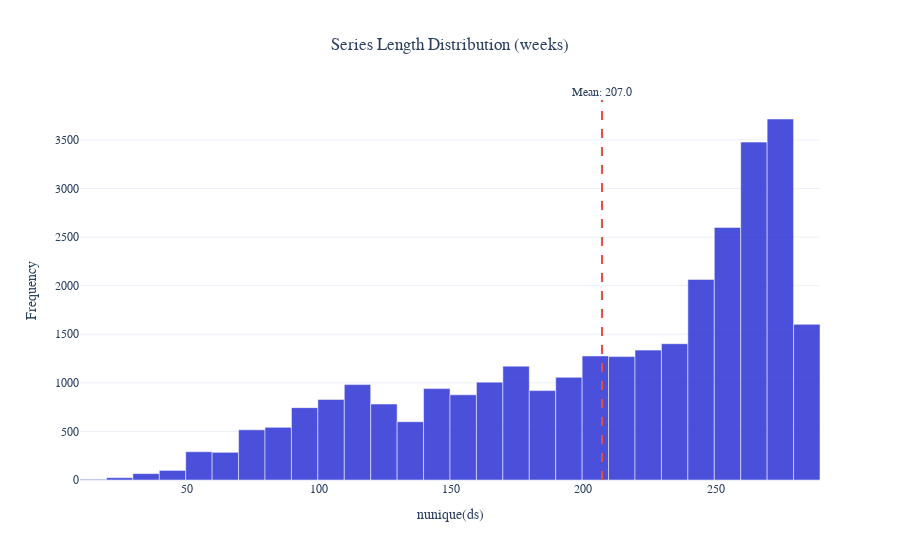

Write notebook code for a chart like this one.
### Code cell
plot_distribution(
    weekly_sales,
    id_col='unique_id',
    value_col='ds',
    agg='nunique',
    bins=50,
    show_mean=True,
    style={"title": "Series Length Distribution (weeks)"},
)

### Figure 1 — Plotly figure (JSON) as saved in the notebook; plotly's stock layout.template omitted (floating-point values rounded to 4 significant figures; data arrays with more than 128 entries replaced by an {"elided": "..."} marker saying what was removed)
{"data": [{"marker": {"color": "#2C32D5", "line": {"color": "white", "width": 0.5}}, "nbinsx": 50, "opacity": 0.85, "type": "histogram", "x": {"elided": "30490 int values"}}], "layout": {"annotations": [{"showarrow": false, "text": "Mean: 207.0", "x": 207.0, "xanchor": "center", "xref": "x", "y": 1, "yanchor": "bottom", "yref": "y domain"}], "font": {"family": "Arial"}, "shapes": [{"line": {"color": "#e74c3c", "dash": "dash", "width": 2}, "type": "line", "x0": 207.0, "x1": 207.0, "xref": "x", "y0": 0, "y1": 1, "yref": "y domain"}], "showlegend": false, "title": {"text": "Series Length Distribution (weeks)", "x": 0.5}, "xaxis": {"title": {"text": "nunique(ds)"}}, "yaxis": {"title": {"text": "Frequency"}}}}
